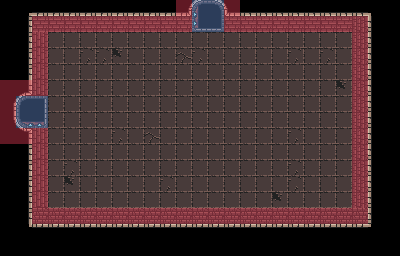

The image is a tile-based game level rendered from a .tmx file. Its description and source (layers, tilesets, objects; grid data summarised) follow:
An orthogonal 25x16 tile map with 16x16 px tiles, 3 tile layers (Tile Layer 1, wall meta, door meta), 2 tilesets.

<map version="1.8" tiledversion="1.8.4" orientation="orthogonal" renderorder="right-down" width="25" height="16" tilewidth="16" tileheight="16" infinite="0" nextlayerid="6" nextobjectid="1">
 <tileset firstgid="1" source="0x72_DungeonTilesetII_v1.4.tsx" />
 <tileset firstgid="1025" source="MetaSet.tsx" />
 <layer id="1" name="Tile Layer 1" width="25" height="16">
  <data>[400 cells, 349 non-empty, 19 distinct tile ids]</data>
 </layer>
 <layer id="3" name="wall meta" width="25" height="16" opacity="0.4">
  <data>[400 cells, 68 non-empty, 1 distinct tile ids]</data>
 </layer>
 <layer id="5" name="door meta" width="25" height="16" opacity="0.4">
  <data>[400 cells, 8 non-empty, 1 distinct tile ids]</data>
 </layer>
</map>
